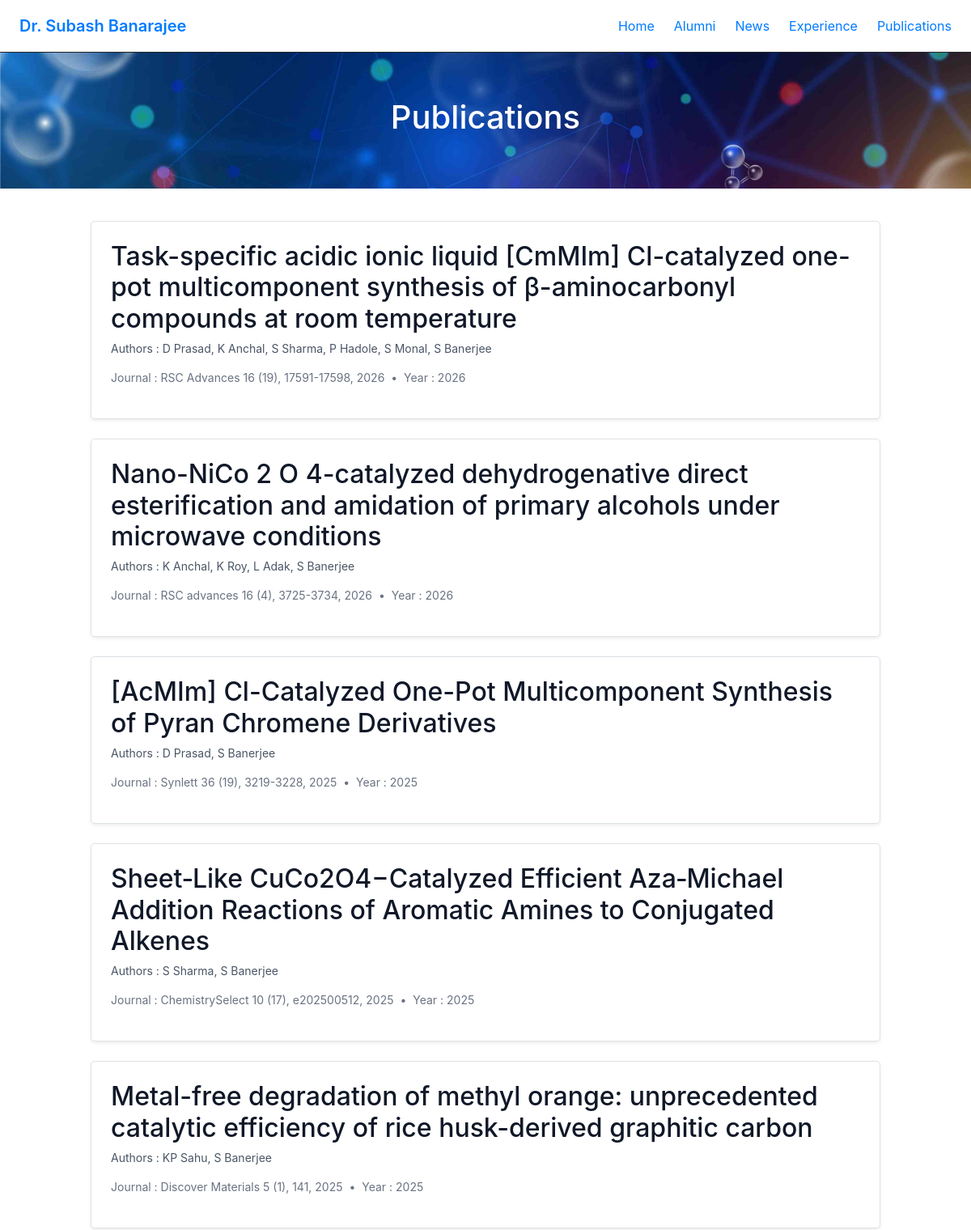
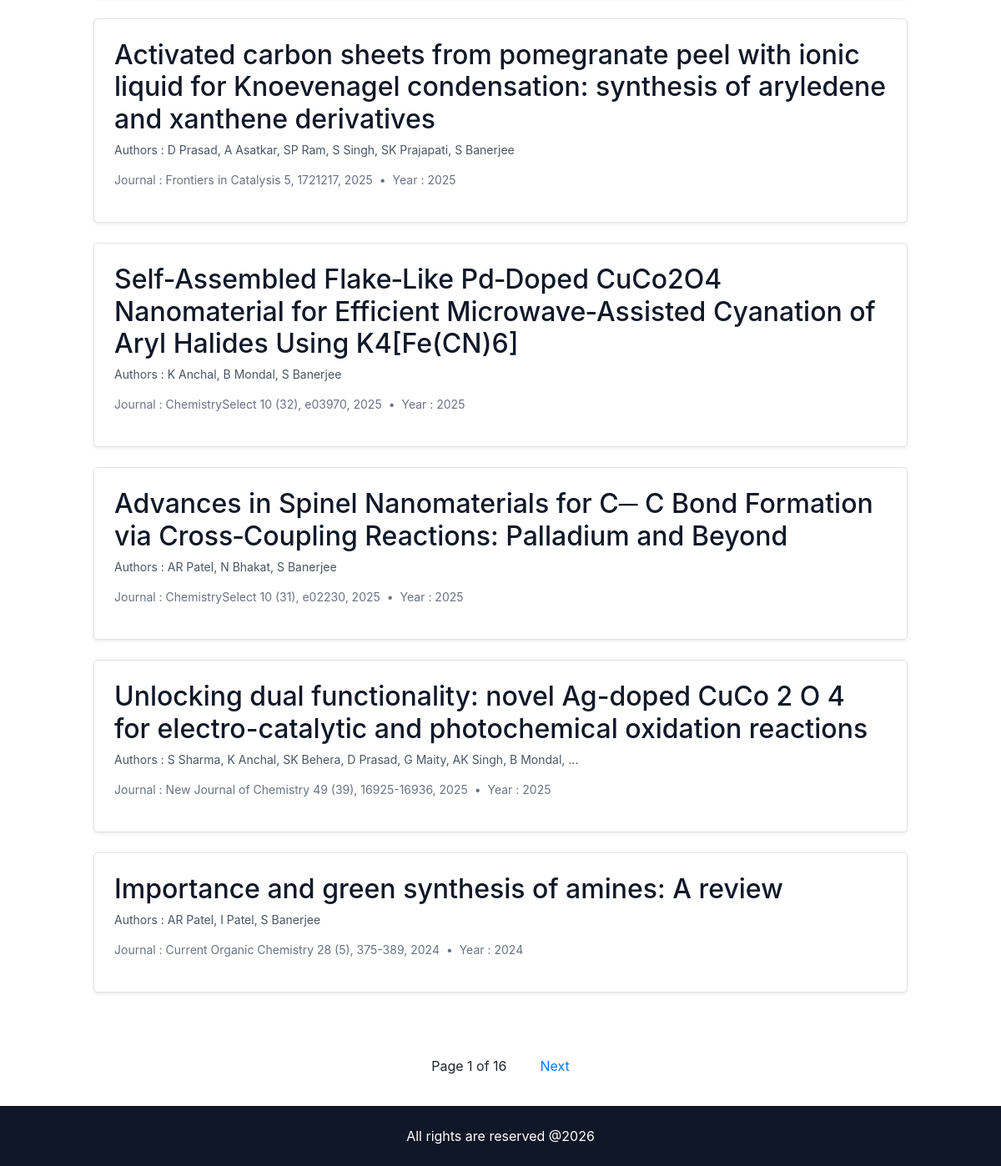
Screenshot of /publications/ with the database file from the repository (2 pictures, top to bottom).
### core/models.py (models this page shows, shortened)
class SingletonModel(models.Model):
    class Meta:
        abstract = True
    @classmethod
    def load(cls):
        obj, created = cls.objects.get_or_create(pk=1)
        return obj

class SiteSettings(SingletonModel):
    site_name = models.CharField(max_length=200)
    logo = models.ImageField(upload_to="logo/", blank=True, null=True)
    announcement_text = models.CharField(max_length=255, blank=True)
    announcement_link = models.URLField(blank=True)

class NavigationItem(models.Model):
    name = models.CharField(max_length=100)
    url = models.CharField(max_length=200)
    order = models.PositiveIntegerField(default=0)
    is_active = models.BooleanField(default=True)
    class Meta:
        ordering = ['order']

class Footer(SingletonModel):
    content = models.TextField()

### publications/models.py (models this page shows, shortened)
class Publication(models.Model):
    year = models.IntegerField()
    title = models.CharField(max_length=500)
    authors = models.TextField()
    journal = models.CharField(max_length=300, blank=True)
    citation_count = models.IntegerField(default=0)
    doi = models.CharField(max_length=200, blank=True)
    link = models.URLField(blank=True)
    created_at = models.DateTimeField(auto_now_add=True)
    class Meta:
        ordering = ['-year', '-citation_count']

### publications/views.py (the view)
# urls.py: path('', publication_list, name='publications'),
def publication_list(request):
    publications = Publication.objects.all()
    paginator = Paginator(publications, 10)  # 10 per page
    page_number = request.GET.get('page')
    page_obj = paginator.get_page(page_number)
    return render(request, 'publications/publication_list.html', {
        'page_obj': page_obj
    })

### core/context_processors.py (called while the page is built)
def global_data(request):
    return {
        'site_settings': SiteSettings.load(),
        'nav_items': NavigationItem.objects.filter(is_active=True),
        'footer': Footer.load(),
    }

### publications/templates/publications/publication_list.html (shortened to what this page needs)
{% extends "base.html" %}
{% block content %}
{% load static%}
<section
  class="py-8 sm:py-10 lg:py-14 text-center bg-cover bg-center" style="background-image: url('{% static 'img/titlebg.jpg' %}');">
  <h1 class="text-2xl sm:text-3xl lg:text-4xl font-bold text-white">Publications</h1>
</section>
<section class="py-10">
  <div class="max-w-5xl mx-auto space-y-6 px-4">
    {% for pub in page_obj %}
      <div class="bg-white shadow-sm border border-gray-100 rounded-lg p-6 hover:shadow-md transition">
        <h2 class="text-gray-900">
          {{ pub.title }}
        </h2>
        <p class="text-sm text-gray-600 mt-2">
        Authors : {{ pub.authors }}
        </p>
        <p class="text-sm text-gray-500 mt-1">
          Journal : {{ pub.journal }} <span class="mx-1">•</span> Year : {{ pub.year }}
        </p>
      </div>
    {% endfor %}
  </div>
</section>
<div class="flex justify-center mt-8 mb-8 space-x-2">
  <span class="px-3 py-1">
    Page {{ page_obj.number }} of {{ page_obj.paginator.num_pages }}
  </span>
  {% if page_obj.has_next %}
    <a href="?page={{ page_obj.next_page_number }}"
       class="px-3 py-1 bg-gray-200 rounded">
       Next
    </a>
  {% endif %}
</div>
{% endblock %}

### templates/includes/navbar.html (shortened to what this page needs)
<nav class="bg-white border-b">
  <div class="max-w-7xl mx-auto px-4 sm:px-6 lg:px-8">
    <div class="flex justify-between h-16 items-center">
      <div class="flex-shrink-0 text-xl font-semibold">
         <a href="/"  rel="noopener noreferrer">{{site_settings.site_name}}</a>
      </div>
      <div class="hidden md:flex gap-6">
        {% for item in nav_items %}
          <a href="{{ item.url }}" class="text-gray-700 hover:text-blue-600 transition">
            {{ item.name }}
          </a>
        {% endfor %}
      </div>
    </div>
  </div>
</nav>

### templates/includes/footer.html
<footer class="bg-gray-900 text-white p-6 text-center">
  {{ footer.content }}
</footer>

### rows the page displays
SiteSettings: site_name "Dr. Subash Banarajee"
NavigationItem: name "Home"
NavigationItem: name "Alumni"
NavigationItem: name "News"
NavigationItem: name "Experience"
NavigationItem: name "Publications"
Publication: title "Task-specific acidic ionic liquid [CmMIm] Cl-catalyzed one-pot multicomponent synthesis of β-aminocarbonyl compounds at room temperature", authors "D Prasad, K Anchal, S Sharma, P Hadole, S Monal, S Banerjee", journal "RSC Advances 16 (19), 17591-17598, 2026", year "2026"
Publication: title "Nano-NiCo 2 O 4-catalyzed dehydrogenative direct esterification and amidation of primary alcohols under microwave conditions", authors "K Anchal, K Roy, L Adak, S Banerjee", journal "RSC advances 16 (4), 3725-3734, 2026", year "2026"
Publication: title "[AcMIm] Cl-Catalyzed One-Pot Multicomponent Synthesis of Pyran Chromene Derivatives", authors "D Prasad, S Banerjee", journal "Synlett 36 (19), 3219-3228, 2025", year "2025"
Publication: title "Sheet‐Like CuCo2O4−Catalyzed Efficient Aza‐Michael Addition Reactions of Aromatic Amines to Conjugated Alkenes", authors "S Sharma, S Banerjee", journal "ChemistrySelect 10 (17), e202500512, 2025", year "2025"
Publication: title "Metal-free degradation of methyl orange: unprecedented catalytic efficiency of rice husk-derived graphitic carbon", authors "KP Sahu, S Banerjee", journal "Discover Materials 5 (1), 141, 2025", year "2025"
Publication: title "Activated carbon sheets from pomegranate peel with ionic liquid for Knoevenagel condensation: synthesis of aryledene and xanthene derivatives", authors "D Prasad, A Asatkar, SP Ram, S Singh, SK Prajapati, S Banerjee", journal "Frontiers in Catalysis 5, 1721217, 2025", year "2025"
Publication: title "Self‐Assembled Flake‐Like Pd‐Doped CuCo2O4 Nanomaterial for Efficient Microwave‐Assisted Cyanation of Aryl Halides Using K4[Fe(CN)6]", authors "K Anchal, B Mondal, S Banerjee", journal "ChemistrySelect 10 (32), e03970, 2025", year "2025"
Publication: title "Advances in Spinel Nanomaterials for C─ C Bond Formation via Cross‐Coupling Reactions: Palladium and Beyond", authors "AR Patel, N Bhakat, S Banerjee", journal "ChemistrySelect 10 (31), e02230, 2025", year "2025"
Publication: title "Unlocking dual functionality: novel Ag-doped CuCo 2 O 4 for electro-catalytic and photochemical oxidation reactions", authors "S Sharma, K Anchal, SK Behera, D Prasad, G Maity, AK Singh, B Mondal, ...", journal "New Journal of Chemistry 49 (39), 16925-16936, 2025", year "2025"
Publication: title "Importance and green synthesis of amines: A review", authors "AR Patel, I Patel, S Banerjee", journal "Current Organic Chemistry 28 (5), 375-389, 2024", year "2024"
Footer: content "All rights are reserved @2026"

### other values shown
{{ page_obj.number }} "1"
{{ page_obj.paginator.num_pages }} "16"
